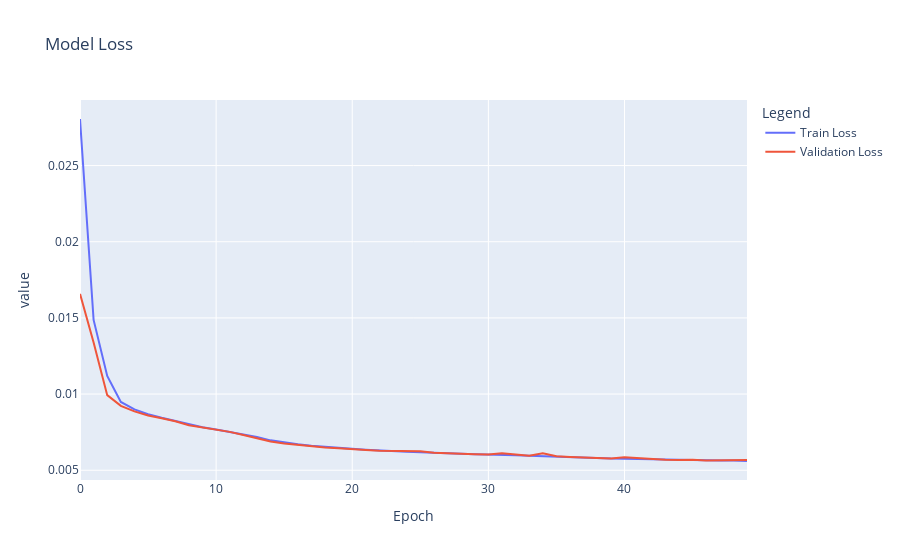

Notebook source saved alongside this figure:
### Code cell
plot_training_history(train_history_strided_conv)

### Figure 1 — Plotly figure (JSON) as saved in the notebook; plotly's stock layout.template omitted (floating-point values rounded to 4 significant figures)
{"data": [{"hovertemplate": "variable=wide_variable_0<br>Epoch=%{x}<br>value=%{y}<extra></extra>", "legendgroup": "wide_variable_0", "line": {"color": "#636efa", "dash": "solid"}, "marker": {"symbol": "circle"}, "mode": "lines", "name": "Train Loss", "orientation": "v", "showlegend": true, "type": "scatter", "x": [0, 1, 2, 3, 4, 5, 6, 7, 8, 9, 10, 11, 12, 13, 14, 15, 16, 17, 18, 19, 20, 21, 22, 23, 24, 25, 26, 27, 28, 29, 30, 31, 32, 33, 34, 35, 36, 37, 38, 39, 40, 41, 42, 43, 44, 45, 46, 47, 48, 49], "xaxis": "x", "y": [0.02806, 0.01487, 0.01119, 0.009481, 0.008992, 0.00868, 0.008449, 0.008248, 0.008006, 0.007828, 0.007674, 0.007522, 0.00737, 0.007184, 0.006962, 0.006812, 0.006701, 0.006602, 0.006523, 0.006463, 0.006409, 0.00635, 0.006295, 0.006273, 0.006208, 0.006186, 0.006135, 0.006101, 0.006085, 0.006057, 0.006017, 0.006001, 0.005979, 0.005955, 0.005918, 0.005914, 0.005889, 0.00584, 0.005794, 0.005768, 0.005758, 0.005737, 0.005723, 0.005688, 0.00569, 0.005663, 0.005653, 0.005642, 0.005633, 0.005606], "yaxis": "y"}, {"hovertemplate": "variable=wide_variable_1<br>Epoch=%{x}<br>value=%{y}<extra></extra>", "legendgroup": "wide_variable_1", "line": {"color": "#EF553B", "dash": "solid"}, "marker": {"symbol": "circle"}, "mode": "lines", "name": "Validation Loss", "orientation": "v", "showlegend": true, "type": "scatter", "x": [0, 1, 2, 3, 4, 5, 6, 7, 8, 9, 10, 11, 12, 13, 14, 15, 16, 17, 18, 19, 20, 21, 22, 23, 24, 25, 26, 27, 28, 29, 30, 31, 32, 33, 34, 35, 36, 37, 38, 39, 40, 41, 42, 43, 44, 45, 46, 47, 48, 49], "xaxis": "x", "y": [0.01658, 0.01339, 0.00993, 0.009229, 0.00886, 0.008595, 0.008418, 0.008215, 0.007958, 0.007816, 0.007627, 0.007519, 0.007316, 0.007089, 0.006885, 0.00675, 0.006666, 0.006568, 0.006497, 0.006451, 0.006375, 0.006329, 0.006276, 0.006263, 0.006245, 0.006239, 0.006143, 0.006102, 0.006069, 0.00605, 0.006027, 0.006122, 0.006031, 0.005956, 0.00611, 0.005913, 0.005869, 0.005837, 0.0058, 0.00577, 0.005858, 0.00579, 0.005741, 0.005691, 0.005675, 0.005694, 0.005641, 0.005645, 0.005618, 0.005664], "yaxis": "y"}], "layout": {"legend": {"title": {"text": "Legend"}, "tracegroupgap": 0}, "title": {"text": "Model Loss"}, "xaxis": {"anchor": "y", "domain": [0, 1], "title": {"text": "Epoch"}}, "yaxis": {"anchor": "x", "domain": [0, 1], "title": {"text": "value"}}}}
